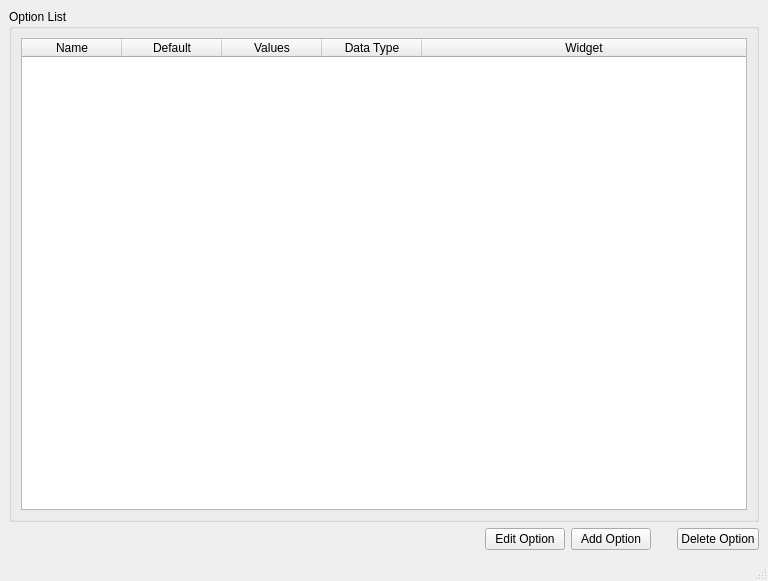
<?xml version="1.0" encoding="UTF-8"?>
<ui version="4.0">
 <class>MainWindow</class>
 <widget class="QMainWindow" name="MainWindow">
  <property name="geometry">
   <rect>
    <x>0</x>
    <y>0</y>
    <width>768</width>
    <height>581</height>
   </rect>
  </property>
  <property name="windowTitle">
   <string>MainWindow</string>
  </property>
  <widget class="QWidget" name="centralwidget">
   <layout class="QVBoxLayout" name="verticalLayout">
    <item>
     <widget class="QGroupBox" name="groupBox">
      <property name="title">
       <string>Option List</string>
      </property>
      <layout class="QHBoxLayout" name="horizontalLayout">
       <item>
        <widget class="QTableWidget" name="remTableWidget">
         <property name="editTriggers">
          <set>QAbstractItemView::NoEditTriggers</set>
         </property>
         <property name="selectionMode">
          <enum>QAbstractItemView::SingleSelection</enum>
         </property>
         <property name="selectionBehavior">
          <enum>QAbstractItemView::SelectRows</enum>
         </property>
         <property name="showGrid">
          <bool>false</bool>
         </property>
         <property name="sortingEnabled">
          <bool>true</bool>
         </property>
         <attribute name="horizontalHeaderShowSortIndicator" stdset="0">
          <bool>true</bool>
         </attribute>
         <attribute name="horizontalHeaderStretchLastSection">
          <bool>true</bool>
         </attribute>
         <attribute name="verticalHeaderVisible">
          <bool>true</bool>
         </attribute>
         <column>
          <property name="text">
           <string>Name</string>
          </property>
         </column>
         <column>
          <property name="text">
           <string>Default</string>
          </property>
         </column>
         <column>
          <property name="text">
           <string>Values</string>
          </property>
         </column>
         <column>
          <property name="text">
           <string>Data Type</string>
          </property>
         </column>
         <column>
          <property name="text">
           <string>Widget</string>
          </property>
         </column>
        </widget>
       </item>
      </layout>
     </widget>
    </item>
    <item>
     <layout class="QHBoxLayout" name="horizontalLayout_2">
      <item>
       <spacer name="horizontalSpacer">
        <property name="orientation">
         <enum>Qt::Horizontal</enum>
        </property>
        <property name="sizeHint" stdset="0">
         <size>
          <width>40</width>
          <height>20</height>
         </size>
        </property>
       </spacer>
      </item>
      <item>
       <widget class="QPushButton" name="editOptionButton">
        <property name="text">
         <string>Edit Option</string>
        </property>
       </widget>
      </item>
      <item>
       <widget class="QPushButton" name="addOptionButton">
        <property name="text">
         <string>Add Option</string>
        </property>
       </widget>
      </item>
      <item>
       <spacer name="horizontalSpacer_2">
        <property name="orientation">
         <enum>Qt::Horizontal</enum>
        </property>
        <property name="sizeType">
         <enum>QSizePolicy::Fixed</enum>
        </property>
        <property name="sizeHint" stdset="0">
         <size>
          <width>20</width>
          <height>20</height>
         </size>
        </property>
       </spacer>
      </item>
      <item>
       <widget class="QPushButton" name="deleteOptionButton">
        <property name="text">
         <string>Delete Option</string>
        </property>
       </widget>
      </item>
     </layout>
    </item>
   </layout>
  </widget>
  <widget class="QMenuBar" name="menubar">
   <property name="geometry">
    <rect>
     <x>0</x>
     <y>0</y>
     <width>768</width>
     <height>22</height>
    </rect>
   </property>
  </widget>
  <widget class="QStatusBar" name="statusbar"/>
  <action name="actionSave">
   <property name="text">
    <string>Save</string>
   </property>
  </action>
  <action name="actionSave_As">
   <property name="text">
    <string>Save As</string>
   </property>
  </action>
  <action name="actionOpen">
   <property name="text">
    <string>Open</string>
   </property>
  </action>
  <action name="actionNew_Option">
   <property name="text">
    <string>New Option</string>
   </property>
  </action>
  <action name="actionDelete_Selection">
   <property name="text">
    <string>Delete Option</string>
   </property>
  </action>
  <action name="actionQuit">
   <property name="text">
    <string>Quit</string>
   </property>
  </action>
  <action name="actionCopy">
   <property name="text">
    <string>Copy</string>
   </property>
  </action>
  <action name="actionPaste">
   <property name="text">
    <string>Paste</string>
   </property>
  </action>
  <action name="actionCut">
   <property name="text">
    <string>Cut</string>
   </property>
  </action>
 </widget>
 <resources/>
 <connections/>
</ui>
